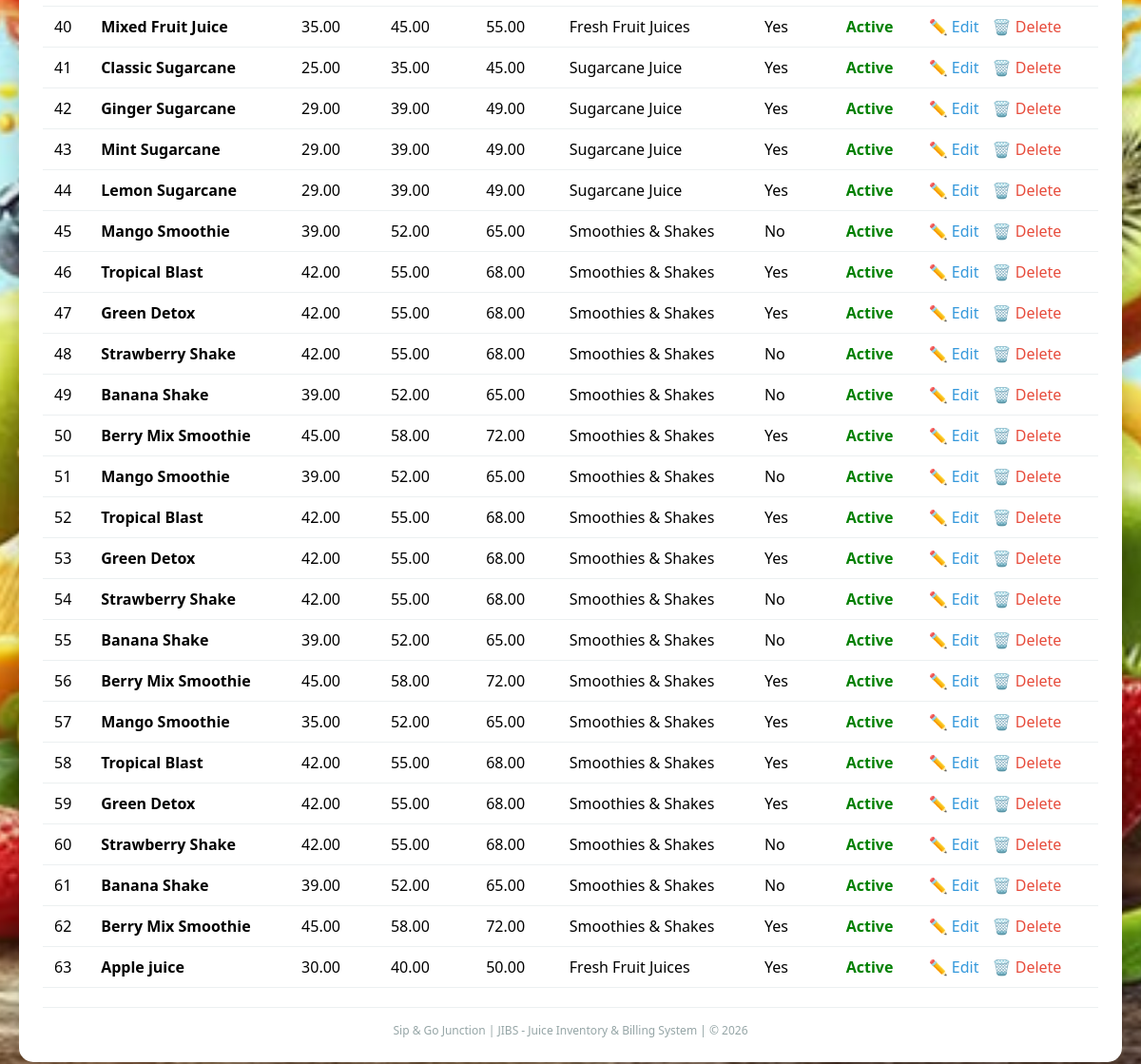
The app's page /admin/menu (signed in, lower part), older data.
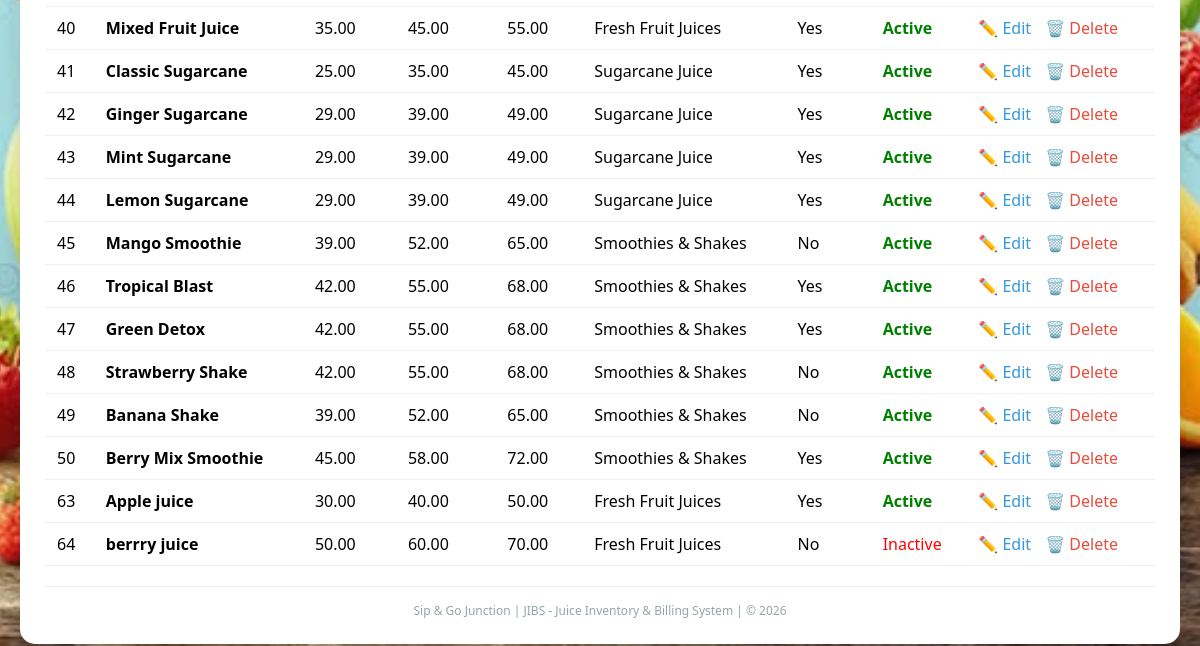
The same page, newer data.
### tables this page shows
CREATE TABLE tblMenuItem (
        ItemID INTEGER PRIMARY KEY AUTOINCREMENT,
        Name TEXT NOT NULL,
        PriceSm INTEGER NOT NULL,
        PriceReg INTEGER NOT NULL,
        PriceLg INTEGER NOT NULL,
        IsVegan BOOLEAN DEFAULT TRUE,
        Category TEXT NOT NULL,
        IsActive BOOLEAN DEFAULT TRUE
    );

### menu_app.py (the view)
@app.route('/admin/menu')
@login_required
def list_menu():
    conn = get_db()
    cursor = conn.cursor()
    category = request.args.get('category')
    search = request.args.get('search')
    vegan = request.args.get('vegan')
    if category:
        cursor.execute("SELECT ItemID, Name, PriceSm, PriceReg, PriceLg, Category, IsVegan, IsActive FROM tblMenuItem WHERE Category = ?", (category,))
    elif search:
        cursor.execute("SELECT ItemID, Name, PriceSm, PriceReg, PriceLg, Category, IsVegan, IsActive FROM tblMenuItem WHERE Name LIKE ?", (f'%{search}%',))
    elif vegan:
        cursor.execute("SELECT ItemID, Name, PriceSm, PriceReg, PriceLg, Category, IsVegan, IsActive FROM tblMenuItem WHERE IsVegan = 1")
    else:
        cursor.execute("SELECT ItemID, Name, PriceSm, PriceReg, PriceLg, Category, IsVegan, IsActive FROM tblMenuItem")
    items = cursor.fetchall()
    conn.close()
    return render_template('menu_list.html', items=items)

### menu_app.py (called while the page is built)
def get_db():
    return sqlite3.connect('menu.db')

def login_required(f):
    @wraps(f)
    def wrapper(*args, **kwargs):
        if not session.get('admin_logged_in'):
            return redirect(url_for('admin_login'))
        return f(*args, **kwargs)
    return wrapper

### templates/menu_list.html (shortened to what this page needs)
<!DOCTYPE html>
<html>
<head>
</head>
<body>
    <div class="container">
        <div class="table-wrapper">
            {% if items %}
            <table>
                <tbody>
                    {% for item in items %}
                    <tr>
                        <td>{{ item[0] }}</td>
                        <td><strong>{{ item[1] }}</strong></td>
                        <td>{{ "%.2f"|format(item[2] / 100) }}</td>
                        <td>{{ "%.2f"|format(item[3] / 100) }}</td>
                        <td>{{ "%.2f"|format(item[4] / 100) }}</td>
                        <td>{{ item[5] }}</td>
                        <td>{{ "Yes" if item[6] else "No" }}</td>
                        <td class="{{ 'active' if item[7] else 'inactive' }}">{{ "Active" if item[7] else "Inactive" }}</td>
                        <td>
                            <a href="/admin/menu/edit/{{ item[0] }}" class="edit-link">✏️ Edit</a>
                            <a href="/admin/menu/delete/{{ item[0] }}" class="delete-link" onclick="return confirm('Delete this item?')">🗑️ Delete</a>
                        </td>
                    </tr>
                    {% endfor %}
                </tbody>
            </table>
            {% else %}
            <div class="empty-message">
                <p>🍹 No menu items found.</p>
                <p>Click "Add New Item" to create your first menu item.</p>
            </div>
            {% endif %}
        </div>
        <div class="footer">
            Sip & Go Junction | JIBS - Juice Inventory & Billing System | © 2026
        </div>
    </div>
</body>
</html>

### templates/menu_list.html (style rules this page uses)
* { margin: 0; padding: 0; box-sizing: border-box; }
body { font-family: 'Segoe UI', Tahoma, Geneva, Verdana, sans-serif; background-image: url('/static/menu-bg.jpg'); background-size: cover; background-attachment: fixed; background-position: center; min-height: 100vh; padding: 20px; }
.container { max-width: 1400px; margin: 0 auto; background: white; border-radius: 15px; box-shadow: 0 10px 30px rgba(0,0,0,0.2); padding: 25px; }
.table-wrapper { overflow-x: auto; }
table { width: 100%; border-collapse: collapse; background: white; }
td { padding: 10px 12px; border-bottom: 1px solid #ecf0f1; }
.active { color: green; font-weight: bold; }
.inactive { color: red; }
.edit-link { color: #3498db; text-decoration: none; margin-right: 10px; }
.delete-link { color: #e74c3c; text-decoration: none; }
.footer { text-align: center; margin-top: 20px; padding-top: 15px; border-top: 1px solid #ecf0f1; color: #95a5a6; font-size: 12px; }

Row changes from the older to the newer data that the page shows:
removed tblMenuItem: ItemID "51", Name "Mango Smoothie", item[2]/100 "39.00", item[3]/100 "52.00", item[4]/100 "65.00", Category "Smoothies & Shakes", IsVegan "No", IsActive "Active"
removed tblMenuItem: ItemID "52", Name "Tropical Blast", item[2]/100 "42.00", item[3]/100 "55.00", item[4]/100 "68.00", Category "Smoothies & Shakes", IsVegan "Yes", IsActive "Active"
removed tblMenuItem: ItemID "53", Name "Green Detox", item[2]/100 "42.00", item[3]/100 "55.00", item[4]/100 "68.00", Category "Smoothies & Shakes", IsVegan "Yes", IsActive "Active"
removed tblMenuItem: ItemID "54", Name "Strawberry Shake", item[2]/100 "42.00", item[3]/100 "55.00", item[4]/100 "68.00", Category "Smoothies & Shakes", IsVegan "No", IsActive "Active"
removed tblMenuItem: ItemID "55", Name "Banana Shake", item[2]/100 "39.00", item[3]/100 "52.00", item[4]/100 "65.00", Category "Smoothies & Shakes", IsVegan "No", IsActive "Active"
removed tblMenuItem: ItemID "56", Name "Berry Mix Smoothie", item[2]/100 "45.00", item[3]/100 "58.00", item[4]/100 "72.00", Category "Smoothies & Shakes", IsVegan "Yes", IsActive "Active"
removed tblMenuItem: ItemID "57", Name "Mango Smoothie", item[2]/100 "35.00", item[3]/100 "52.00", item[4]/100 "65.00", Category "Smoothies & Shakes", IsVegan "Yes", IsActive "Active"
removed tblMenuItem: ItemID "58", Name "Tropical Blast", item[2]/100 "42.00", item[3]/100 "55.00", item[4]/100 "68.00", Category "Smoothies & Shakes", IsVegan "Yes", IsActive "Active"
removed tblMenuItem: ItemID "59", Name "Green Detox", item[2]/100 "42.00", item[3]/100 "55.00", item[4]/100 "68.00", Category "Smoothies & Shakes", IsVegan "Yes", IsActive "Active"
removed tblMenuItem: ItemID "60", Name "Strawberry Shake", item[2]/100 "42.00", item[3]/100 "55.00", item[4]/100 "68.00", Category "Smoothies & Shakes", IsVegan "No", IsActive "Active"
removed tblMenuItem: ItemID "61", Name "Banana Shake", item[2]/100 "39.00", item[3]/100 "52.00", item[4]/100 "65.00", Category "Smoothies & Shakes", IsVegan "No", IsActive "Active"
removed tblMenuItem: ItemID "62", Name "Berry Mix Smoothie", item[2]/100 "45.00", item[3]/100 "58.00", item[4]/100 "72.00", Category "Smoothies & Shakes", IsVegan "Yes", IsActive "Active"
added tblMenuItem: ItemID "64", Name "berrry juice", item[2]/100 "50.00", item[3]/100 "60.00", item[4]/100 "70.00", Category "Fresh Fruit Juices", IsVegan "No", IsActive "Inactive"
